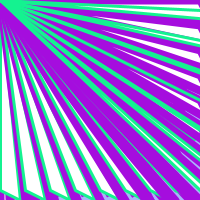
Frame 1 (no input)
Frame 60 (the mouse pressed at the canvas centre just before this capture): identical to frame 1, image omitted
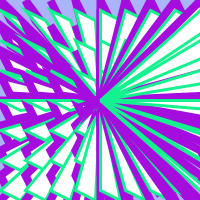
Frame 120 (the mouse held since frame 60 and released just before this capture)

The Processing sketch that drew these frames (run headless with seeded random() and noise(); from frame 60 on, the mouse is pressed at the canvas centre):

// Processing sketch: processing_91933
// ── processing_91933.pde

void setup() {
  smooth();
  size(200, 200);
}
void draw() {
  background(169,180,250);
  for (int i = 0; i <= 200; i += 25) {
    for (int j = 0; j <= 200; j += 25) {
      stroke(165,13,222);
      strokeWeight(8);
      triangle(mouseY, mouseX, i, j, i+10, j+20);
    }
    for (int j = 10; j <= 200; j += 30) {
      stroke(20,242,144);
      strokeWeight(3);
      triangle(i, j, mouseX, mouseY, i+20, j+10);
    }
  }
}
